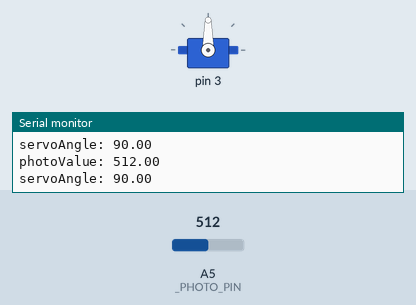
Recording of a program running on a simulated Arduino Uno, built with avr-gcc and run on an emulated ATmega328P. On the bench: servo, the last lines printed to the serial monitor. The inputs (shaded band) are chosen by the test bench; at power-on: A5 (_PHOTO_PIN) = 512.

Above: at 1.8 s.
1.9 s: A5 (_PHOTO_PIN) set to 716
At 2.5 s:
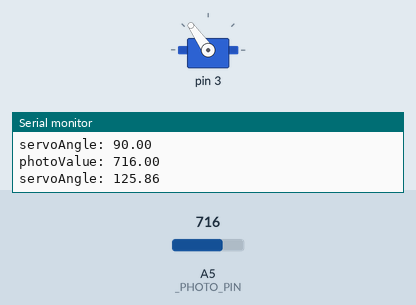
3.5 s: A5 (_PHOTO_PIN) set to 900
At 5.2 s:
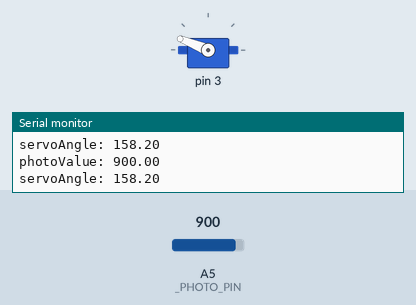
5.5 s: A5 (_PHOTO_PIN) set to 1023
At 6.9 s:
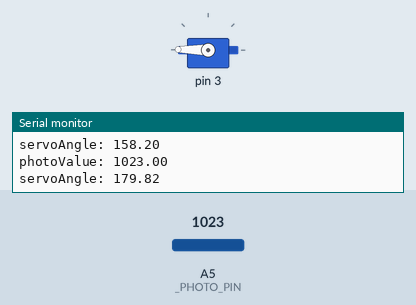
7.5 s: A5 (_PHOTO_PIN) set to 306
At 8.5 s:
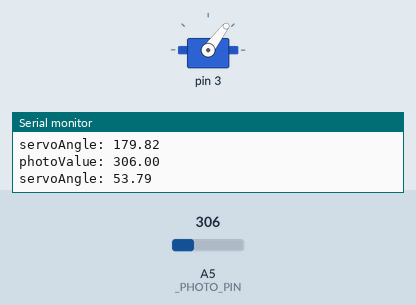
9.5 s: A5 (_PHOTO_PIN) set to 170
At 11.2 s:
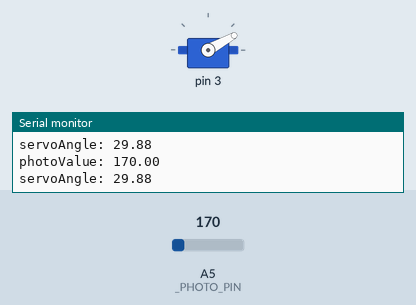
11.5 s: A5 (_PHOTO_PIN) set to 0
At 12.9 s:
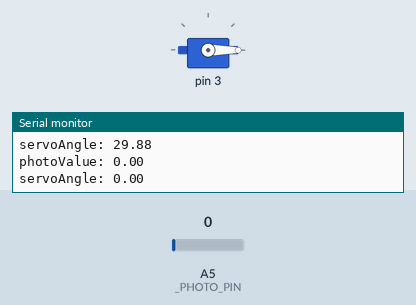
Timing chart, 0 to 14.5 s (numbered marks = the images above; inputs shaded):
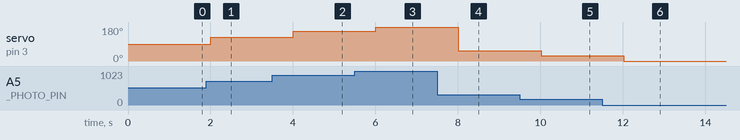

The program:

main.cpp
```cpp
#include <Arduino.h>
#include "MyMacros.h"
#include <Servo.h>

/* The servo pins go like this: RED=POWER ; BROWN=GROUND ; ORANGE=CONTROL */

#define _PHOTO_PIN A5
#define _SERVO_PIN PIN3

#define _MAX_SERVO_ANGLE 180.
#define _MAX_PHOTO_VALUE 1024.

float servoPhotoRatio = _MAX_SERVO_ANGLE / _MAX_PHOTO_VALUE;
Servo servoMotor;


void setup() {
  pinMode(_PHOTO_PIN, INPUT);

  Serial.begin(9600);
  while (!Serial) {};
  servoMotor.attach(_SERVO_PIN);
}

#define _LOOP_PERIOD 1000
void loop() {
  int photoValue = analogRead(_PHOTO_PIN);

  debugPrintArgs("photoValue: ", static_cast<float>(photoValue));

  float servoAngle = static_cast<float>(photoValue) * servoPhotoRatio;
  debugPrintArgs("servoAngle: ", servoAngle);
  servoMotor.write(static_cast<int>(servoAngle));

  delay(_LOOP_PERIOD);
}
```

MyMacros.h
```cpp
#ifndef MYMACROS_H
#define MYMACROS_H

#define MZ_DEBUG 1

#if MZ_DEBUG == 1
#define debugPrint(x) Serial.println(x)
#define debugPrintArgs(x,y) Serial.print(x);Serial.println(y)
#else
#define debugPrint(x)
#define debugPrintArgs(x,y)
#endif

// Max number of buttons and leds currently supported
#define MAX_BUTTONS_AND_LEDS 3

#endif
```

Measured:
- after the input at 1.9 s, servo on pin 3: 90° → 125° after 0.10 s
- after the input at 3.5 s, servo on pin 3: 125° → 158° after 0.51 s
- after the input at 5.5 s, servo on pin 3: 158° → 179° after 0.51 s
- after the input at 7.5 s, servo on pin 3: 179° → 53° after 0.51 s
- after the input at 9.5 s, servo on pin 3: 53° → 29° after 0.51 s
- after the input at 11.5 s, servo on pin 3: 29° → 0° after 0.52 s
